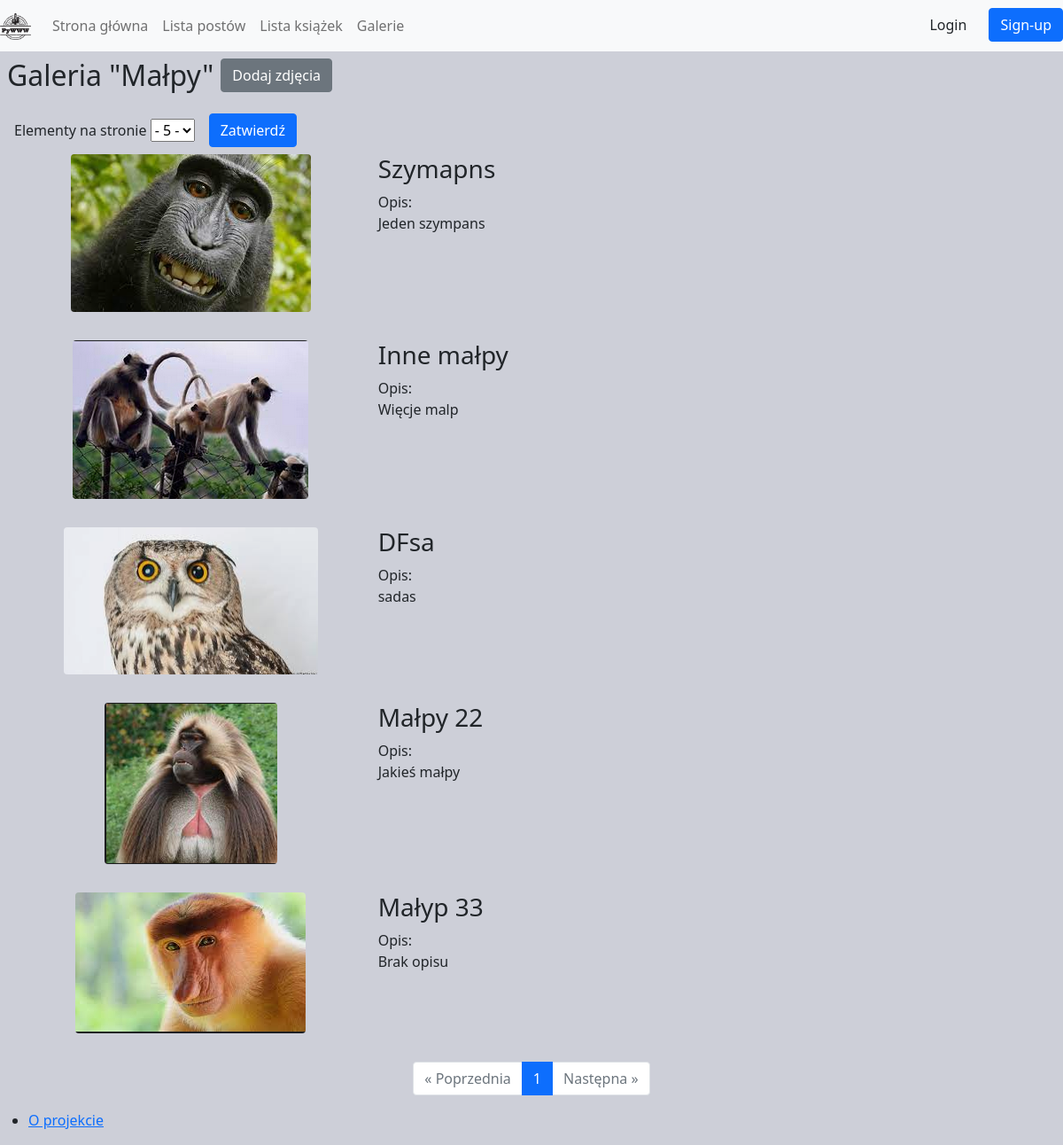
Screenshot of /galleries/mapy/ with the database file from the repository.
### galleries/models.py (models this page shows, shortened)
class Photo(Timestamp, SlugMixin):
  title = models.CharField(max_length=100)
  short_description = models.CharField(max_length=300, blank=True, null=True)
  image = ImageField(upload_to=upload_to)
  gallery = models.ForeignKey(Gallery, on_delete=models.CASCADE, related_name='photos')
  source = models.CharField(max_length=512, blank=True, null=True)
  status = models.PositiveSmallIntegerField(default=Status.NEW, choices=Status.choices)

### galleries/views.py (the view)
# urls.py: path('<str:gallery_slug>/', gallery_photos, name='gallery_photos'),
def gallery_photos(request, gallery_slug):
  gallery = Gallery.objects.get(slug=gallery_slug)
  if gallery.status != Status.PUBLISHED:
    context = {'info': 'Galeria nie jest upubliczniona'}
  else:
    photos = Photo.objects.filter(gallery_id=gallery.id, status=Status.PUBLISHED)
    if request.method == 'POST':
      elem_on_page = int(request.POST.get('selected').strip('-'))
    if request.method == 'GET':
      try:
        elem_on_page = int(request.GET.get('elem'))
      except:
        elem_on_page = 5
    paginator = Paginator(photos, elem_on_page)
    page_number = request.GET.get('page')
    page_obj = paginator.get_page(page_number)
    context = {'info': f'Galeria "{gallery.title}"',
               'gallery_slug': gallery_slug,
               'photos': photos,
               'page_obj': page_obj,
               'elem_on_page': elem_on_page}
  return render(request, 'galleries/gallery_photos.html', context)

### galleries/templates/galleries/gallery_photos.html (shortened to what this page needs)
{% extends 'base.html' %}
{% load static %}
{% load thumbnail %}
{% block style %}
  <link rel="stylesheet" href={% static "galleries/css/simple-lightbox.min.css" %}>
{% endblock %}
{% block body %}
  <div class="row my-2">
    <div class="col-sm">
      <h2 class="info mx-2" style="float: left;">{{ info }}</h2>
      <a href="{% url 'galleries:add_gallery_photo' gallery_slug %}">
        <span class="btn btn-secondary">Dodaj zdjęcia</span>
      </a>
    </div>
  </div>
  <form method="post">
    <div class="form-row align-items-center mg-sm-left" style="display:flex;">
      <div class="col-auto my-1">
        <label class="mr-sm-2" for="inlineFormCustomSelect">Elementy na stronie</label>
        <select class="custom-select mr-sm-2" name="selected">
          <option selected>- {{ elem_on_page }} -</option>
        </select>
      </div>
      <div class="col-auto my-2">
        <button type="submit" class="btn btn-primary mg-sm-left">Zatwierdź</button>
      </div>
    </div>
  </form>
    {% for photo in page_obj %}
      <div class="row mg-md-bott mg-sm-left">
        <div class="col-lg-4 col-sm-12" style="display:flex; justify-content: center">
            {% thumbnail photo.image '300' as im %}
            <div class="photo_gallery">
              <a href="{{ photo.image.url }}">
                <img src="{{ im.url }}" class="w-100 shadow-1-strong rounded"
                style="max-width:300px" alt="{{ photo.title }}">
              </a>
            </div>
            {% endthumbnail %}
          </div>
          <div class="col-lg-8 col-sm-12">
            <h3>{{photo.title|capfirst}}</h3>
            <p>Opis:<br>
              {% if photo.short_description %}
              {{photo.short_description}}
            {% else %}
            Brak opisu
            {% endif %}
          </p>
        </div>
      </div>
    {% endfor %}
  <nav aria-label="Page navigation">
    <ul class="pagination justify-content-center">
      {% if page_obj.has_previous %}
        <li class="page-item">
          <a class="page-link" href="?page={{ page_obj.previous_page_number }}&elem={{ elem_on_page }}">&laquo; Poprzednia</a>
        </li>
      {% else %}
        <li class="page-item disabled">
          <a class="page-link" href="#" tabindex="-1" aria-disabled="True">&laquo; Poprzednia</a>
        </li>
      {% endif %}
      {% for i in page_obj.paginator.page_range %}
        {% if page_obj.number == i %}
          <li class="page-item active" aria-current="page">
            <span class="page-link">
              {{ i }}
            </span>
          </li>
        {% else %}
          <li class="page-item">
            <a class="page-link" href="?page={{ i }}&elem={{ elem_on_page }}" >{{ i }}</a>
          </li>
        {% endif %}
      {% endfor %}
      {% if page_obj.has_next %}
      <li class="page-item">
        <a class="page-link" href="?page={{ page_obj.next_page_number }}&elem={{ elem_on_page }}">Następna &raquo;</a>
      </li>
      {% else %}
      <li class="page-item disabled">
        <a class="page-link" href="#" tabindex="-1" aria-disabled="true">Następna &raquo;</a>
      </li>
      {% endif %}
    </ul>
  </nav>
{% endblock %}

### templates/base.html (shortened to what this page needs)
{% load static %}
<!DOCTYPE html>
<html lang="en">
<head>
  <link href="https://cdn.jsdelivr.net/npm/bootstrap@5.1.3/dist/css/bootstrap.min.css" rel="stylesheet">
  <link href={% static "main/css/style.css" %} rel="stylesheet">
  {% block style %}{% endblock %}
</head>
<body>
  <nav class="navbar navbar-expand-md navbar-light bg-light">
    <a class="navbar-brand" href="{% url 'main:hello_world' %}">
      <img class="img--logo" src={% static "main/img/logo.png" %} alt="Logo">
    </a>
    <div class="collapse navbar-collapse" id="navbarNavAltMarkup">
      <div class="navbar-nav" style="width: 100%; justify-content: space-between">
        <div class="navbar-nav">
          <a class="nav-item nav-link" href="{% url 'main:hello_world' %}">Strona główna</a>
          <a class="nav-item nav-link" href="{% url 'posts:list' %}">Lista postów</a>
          <a class="nav-item nav-link" href="{% url 'books:list' %}">Lista książek</a>
          <a class="nav-item nav-link" href="{% url 'galleries:galleries' %}">Galerie</a>
        </div>
        <div>
          {% if user.is_authenticated %}
            <a type="button" class="btn btn-outline-primary me-2" href="{% url 'logout' %}">Logout</a>
          {% else %}
            <a type="button" class="btn btn-outline-priamry me-2" href="{% url 'login' %}">Login</a>
            <a type="button" class="btn btn-primary" href="{% url 'register:register' %}">Sign-up</a>
          {% endif %}
        </div>
      </div>
    </div>
  </nav>
  {% block body %}{% endblock %}
  <footer>
    <nav>
      <ul>
        <li>
          <a href="{% url 'main:about' %}">O projekcie</a>
        </li>
      </ul>
    </nav>
  </footer>
</body>
</html>

### main/static/main/css/style.css (style rules this page uses)
body { background-color: rgb(205, 207, 216); }
.img--logo { height: 30px; width: auto; }
.mg-md-bott { margin-bottom: 2rem; }
.mg-sm-left { margin-left: 1rem; }

### rows the page displays
Photo: shows a picture, title "Szymapns", short_description "Jeden szympans"
Photo: shows a picture, title "Inne małpy", short_description "Więcje malp"
Photo: shows a picture, title "DFsa", short_description "sadas"
Photo: shows a picture, title "Małpy 22", short_description "Jakieś małpy"
Photo: shows a picture, title "Małyp 33", shows "Brak opisu"

### other values shown
{{ info }} "Galeria \"Małpy\""
{{ i }} "1"
